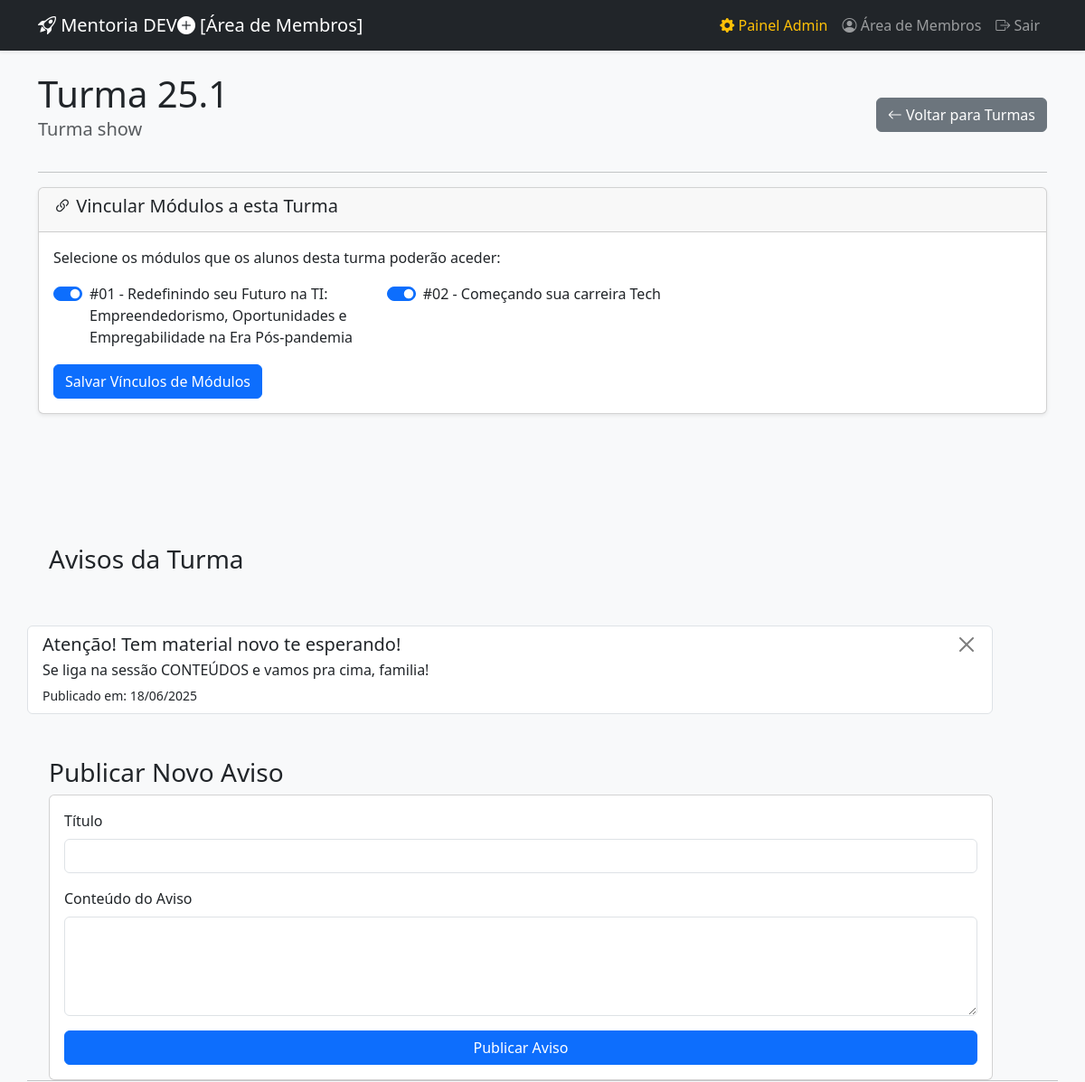
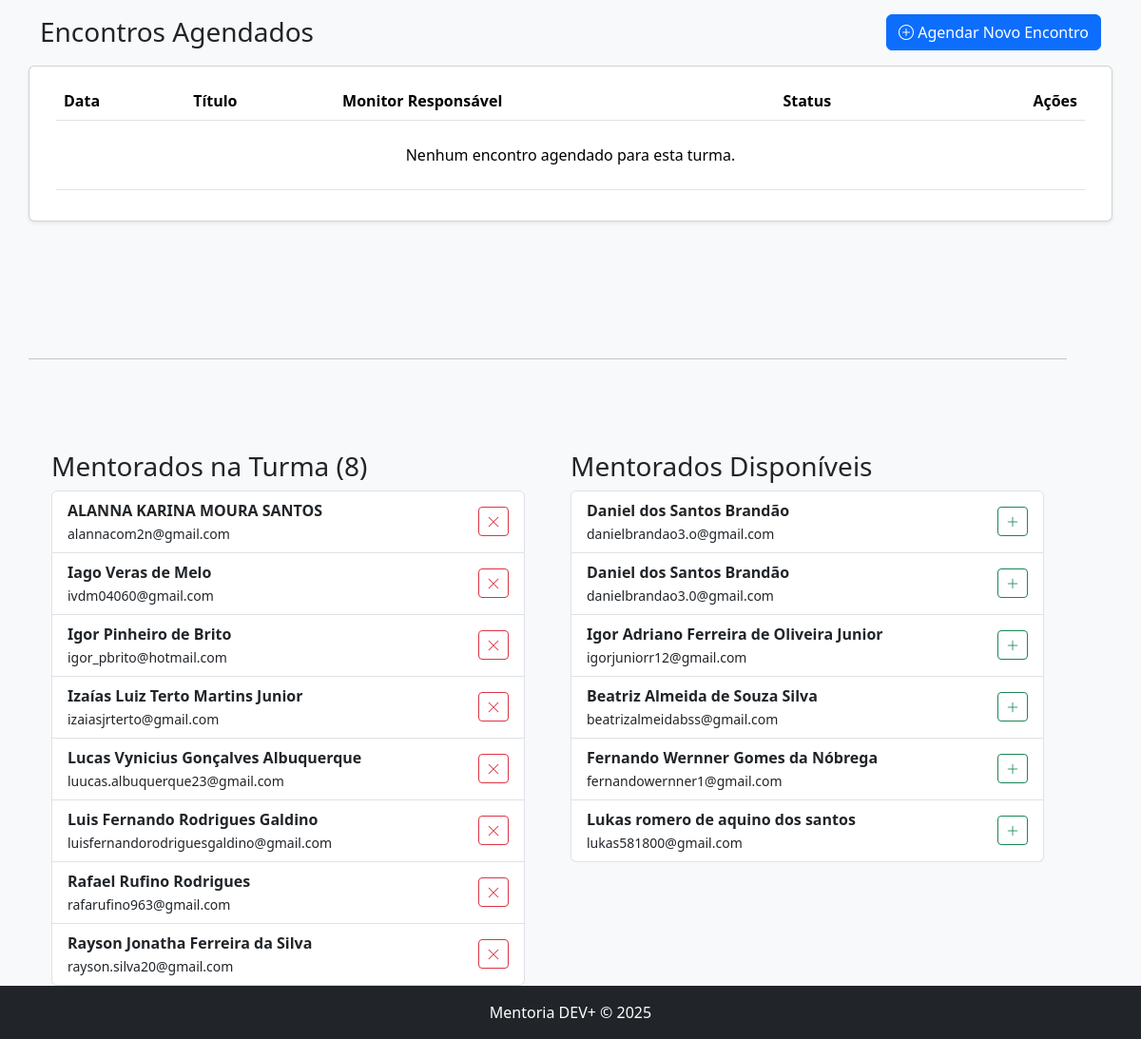
The page /admin/turma/1/detalhes (signed in) on the database its author committed (2 pictures, top to bottom).
### api/index.py (models this page shows, shortened)
class Turmas(db.Model):
    __tablename__ = 'turmas'
    id = db.Column(db.Integer, primary_key=True)
    nome_turma = db.Column(db.String(100), nullable=False)
    descricao = db.Column(db.Text)
    data_inicio = db.Column(db.Date)
    data_fim = db.Column(db.Date)
    status = db.Column(db.String(50), default='Planejamento')
    mentorados = db.relationship('Registros', backref='turma', lazy='dynamic')
    encontros = db.relationship('Encontros', backref='turma', lazy=True, cascade="all, delete-orphan")
    monitores = db.relationship('Monitores', secondary=turma_monitores, lazy='subquery',
        back_populates='turmas')
    modulos = db.relationship('Modulos', secondary=turma_modulos, lazy='subquery',
        backref=db.backref('turmas', lazy=True))
    avisos = db.relationship('Avisos', backref='turma', lazy=True, cascade="all, delete-orphan")

class Modulos(db.Model):
    __tablename__ = 'modulos'
    id = db.Column(db.Integer, primary_key=True)
    titulo = db.Column(db.String(150), nullable=False)
    descricao = db.Column(db.Text)
    ordem = db.Column(db.Integer, default=0)
    thumbnail_url = db.Column(db.String(255))
    conteudos = db.relationship('Conteudos', backref='modulo', lazy=True, cascade="all, delete-orphan")

class Avisos(db.Model):
    __tablename__ = 'avisos'
    id = db.Column(db.Integer, primary_key=True)
    turma_id = db.Column(db.Integer, db.ForeignKey('turmas.id'), nullable=False)
    titulo = db.Column(db.String(150), nullable=False)
    conteudo = db.Column(db.Text, nullable=False)
    data_publicacao = db.Column(db.DateTime, default=datetime.utcnow)

class Registros(db.Model, UserMixin): # Adiciona UserMixin
    __tablename__ = 'registros'
    id = db.Column(db.Integer, primary_key=True)
    nome = db.Column(db.String(100), nullable=False)
    email = db.Column(db.String(100), unique=True, nullable=False)
    password_hash = db.Column(db.String(128)) # Campo para senha criptografada
    is_admin = db.Column(db.Boolean, default=False)
    fone = db.Column(db.String(20))
    perfil = db.Column(db.String(100))
    desafio = db.Column(db.String(100))
    disponibilidade = db.Column(db.String(100))
    mensagem = db.Column(db.Text)
    data_inscricao = db.Column(db.DateTime, default=datetime.utcnow)
    status = db.Column(db.String(50), default='Inscrito')
    token_matricula = db.Column(db.String(32), unique=True, nullable=True)
    plano_escolhido = db.Column(db.String(50), nullable=True)
    turma_id = db.Column(db.Integer, db.ForeignKey('turmas.id'))

### api/index.py (the view)
@app.route('/admin/turma/<int:id>/detalhes')
@admin_required
def admin_detalhes_turma(id):
    turma = Turmas.query.get_or_404(id)
    mentorados_disponiveis = Registros.query.filter(Registros.turma_id.is_(None)).order_by(Registros.nome).all()
    modulos_disponiveis = Modulos.query.order_by(Modulos.ordem).all()
    encontros = sorted(turma.encontros, key=lambda x: x.data_encontro if x.data_encontro else datetime.min, reverse=True)
    return render_template('admin/detalhes_turma.html',
                           turma=turma, encontros=encontros,
                           mentorados_disponiveis=mentorados_disponiveis,
                           modulos_disponiveis=modulos_disponiveis)

### api/index.py (called while the page is built)
@login_manager.user_loader
def load_user(user_id):
    return Registros.query.get(int(user_id))

def admin_required(f):
    @wraps(f)
    def decorated_function(*args, **kwargs):
        if not current_user.is_authenticated or not current_user.is_admin:
            flash("Acesso não autorizado. Esta área é restrita para administradores.", "danger")
            return redirect(url_for('login'))
        return f(*args, **kwargs)
    return decorated_function

### templates/admin/detalhes_turma.html (shortened to what this page needs)
{% extends "layout.html" %}
{% block content %}
<div class="d-flex justify-content-between align-items-center">
    <div><h1 class="mb-0">{{ turma.nome_turma }}</h1><p class="lead text-muted">{{ turma.descricao }}</p></div>
    <a href="{{ url_for('admin_lista_turmas') }}" class="btn btn-secondary"><i class="bi bi-arrow-left"></i> Voltar para Turmas</a>
</div>
<hr>
<div class="card mb-5 shadow-sm">
    <div class="card-header"><h5><i class="bi bi-link-45deg"></i> Vincular Módulos a esta Turma</h5></div>
    <div class="card-body">
        <form action="{{ url_for('vincular_modulos_turma', turma_id=turma.id) }}" method="POST">
            <p>Selecione os módulos que os alunos desta turma poderão aceder:</p>
            <div class="row">
                {% for modulo in modulos_disponiveis %}<div class="col-md-4"><div class="form-check form-switch"><input class="form-check-input" type="checkbox" name="modulos" value="{{ modulo.id }}" id="modulo-{{ modulo.id }}" {% if modulo in turma.modulos %}checked{% endif %}><label class="form-check-label" for="modulo-{{ modulo.id }}">{{ modulo.titulo }}</label></div></div>{% else %}<div class="col-12"><p class="text-muted">Nenhum módulo registado no sistema.</p></div>{% endfor %}
            </div>
            <button type="submit" class="btn btn-primary mt-3">Salvar Vínculos de Módulos</button>
        </form>
    </div>
</div>
<div class="row">
    <div class="row g-5">
        <h3>Avisos da Turma</h3>
        <div class="list-group">
            {% for aviso in turma.avisos|sort(attribute='data_publicacao', reverse=True) %}
            <div class="list-group-item">
                <div class="d-flex w-100 justify-content-between">
                    <h5 class="mb-1">{{ aviso.titulo }}</h5>
                    <form action="{{ url_for('deletar_aviso', id=aviso.id) }}" method="POST" onsubmit="return confirm('Tem certeza?');">
                        <button type="submit" class="btn-close" aria-label="Close"></button>
                    </form>
                </div>
                <p class="mb-1">{{ aviso.conteudo }}</p>
                <small>Publicado em: {{ aviso.data_publicacao.strftime('%d/%m/%Y') }}</small>
            </div>
            {% else %}
            <div class="list-group-item">Nenhum aviso publicado.</div>
            {% endfor %}
        </div>
    <div >
        <h3>Publicar Novo Aviso</h3>
        <div class="card">
            <div class="card-body">
                <form action="{{ url_for('novo_aviso', turma_id=turma.id) }}" method="POST">
                    <div class="mb-3">
                        <label for="titulo" class="form-label">Título</label>
                        <input type="text" name="titulo" class="form-control" required>
                    </div>
                    <div class="mb-3">
                        <label for="conteudo" class="form-label">Conteúdo do Aviso</label>
                        <textarea name="conteudo" class="form-control" rows="4" required></textarea>
                    </div>
                    <button type="submit" class="btn btn-primary w-100">Publicar Aviso</button>
                </form>
            </div>
        </div>
    </div>
</div>
<hr>
<div class="d-flex justify-content-between align-items-center mb-3">
    <h3 class="mb-0">Encontros Agendados</h3>
    <a href="{{ url_for('novo_encontro', turma_id=turma.id) }}" class="btn btn-primary">
        <i class="bi bi-plus-circle"></i> Agendar Novo Encontro
    </a>
</div>
<div class="card shadow-sm mb-5">
    <div class="card-body">
        <table class="table table-hover align-middle">
            <thead>
                <tr>
                    <th>Data</th>
                    <th>Título</th>
                    <th>Monitor Responsável</th>
                    <th>Status</th>
                    <th class="text-end">Ações</th>
                </tr>
            </thead>
            <tbody>
                {% for encontro in encontros %}
                <tr>
                    <td>{{ encontro.data_encontro.strftime('%d/%m/%Y %H:%M') if encontro.data_encontro else 'N/D' }}</td>
                    <td><strong>{{ encontro.titulo }}</strong></td>
                    <td><span class="badge bg-secondary">{{ encontro.monitor.nome }}</span></td>
                    <td><span class="badge bg-success">{{ encontro.status }}</span></td>
                    <td class="text-end">
                        <a href="{{ encontro.link_meet }}" target="_blank" class="btn btn-sm btn-outline-success" {% if not encontro.link_meet %}disabled{% endif %}>
                            <i class="bi bi-camera-video"></i> Link
                        </a>
                        <a href="{{ url_for('editar_encontro', id=encontro.id) }}" class="btn btn-sm btn-outline-secondary">
                            <i class="bi bi-pencil-square"></i> Editar
                        </a>
                        <form action="{{ url_for('deletar_encontro', id=encontro.id) }}" method="POST" class="d-inline" onsubmit="return confirm('Tem certeza que deseja remover este encontro?');">
                            <button type="submit" class="btn btn-sm btn-outline-danger">
                                <i class="bi bi-trash"></i>
                            </button>
                        </form>
                    </td>
                </tr>
                {% else %}
                <tr>
                    <td colspan="5" class="text-center p-4">Nenhum encontro agendado para esta turma.</td>
                </tr>
                {% endfor %}
            </tbody>
        </table>
    </div>
</div>
<div class="row g-5">
    <hr class="my-5">
    <div class="col-md-6">
        <h3>Mentorados na Turma ({{ turma.mentorados.count() }})</h3>
        <div class="list-group">
            {% for mentorado in turma.mentorados.order_by('nome') %}
                <div class="list-group-item d-flex justify-content-between align-items-center">
                    <div>
                        <a href="{{ url_for('detalhe', id=mentorado.id) }}" class="text-decoration-none text-dark fw-bold">{{ mentorado.nome }}</a><br>
                        <small>{{ mentorado.email }}</small>
                    </div>
                    <form action="{{ url_for('desalocar_mentorado', registro_id=mentorado.id, turma_id=turma.id) }}" method="POST">
                        <button type="submit" class="btn btn-sm btn-outline-danger" title="Remover da Turma">
                            <i class="bi bi-x-lg"></i>
                        </button>
                    </form>
                </div>
            {% else %}
                <div class="list-group-item">Nenhum mentorado alocado nesta turma.</div>
            {% endfor %}
        </div>
    </div>
    <div class="col-md-6">
        <h3>Mentorados Disponíveis</h3>
        <div class="list-group">
            {% for mentorado in mentorados_disponiveis %}
                <div class="list-group-item d-flex justify-content-between align-items-center">
                    <div>
                        <a href="{{ url_for('detalhe', id=mentorado.id) }}" class="text-decoration-none text-dark fw-bold">{{ mentorado.nome }}</a><br>
                        <small>{{ mentorado.email }}</small>
                    </div>
                    <form action="{{ url_for('alocar_mentorado', registro_id=mentorado.id, turma_id=turma.id) }}" method="POST">
                        <button type="submit" class="btn btn-sm btn-outline-success" title="Adicionar à Turma">
                            <i class="bi bi-plus-lg"></i>
                        </button>
                    </form>
                </div>
            {% else %}
                <div class="list-group-item">Nenhum mentorado disponível para alocação.</div>
            {% endfor %}
        </div>
    </div>
</div>
{% endblock %}

### rows shown on the page
Turmas: nome_turma "Turma 25.1", descricao "Turma show"
Modulos: titulo "#01 - Redefinindo seu Futuro na TI: Empreendedorismo, Oportunidades e Empregabilidade na Era Pós-pandemia"
Modulos: titulo "#02 - Começando sua carreira Tech"
Avisos: titulo "Atenção! Tem material novo te esperando!", conteudo "Se liga na sessão CONTEÚDOS e vamos pra cima, familia!", data_publicacao "18/06/2025"
Registros: nome "ALANNA KARINA MOURA SANTOS", email "alannacom2n@gmail.com"
Registros: nome "Iago Veras de Melo", email "ivdm04060@gmail.com"
Registros: nome "Igor Pinheiro de Brito", email "igor_pbrito@hotmail.com"
Registros: nome "Izaías Luiz Terto Martins Junior", email "izaiasjrterto@gmail.com"
Registros: nome "Lucas Vynicius Gonçalves Albuquerque", email "luucas.albuquerque23@gmail.com"
Registros: nome "Luis Fernando Rodrigues Galdino", email "luisfernandorodriguesgaldino@gmail.com"
Registros: nome "Rafael Rufino Rodrigues", email "rafarufino963@gmail.com"
Registros: nome "Rayson Jonatha Ferreira da Silva", email "rayson.silva20@gmail.com"
Registros: nome "Daniel dos Santos Brandão", email "danielbrandao3.o@gmail.com"
Registros: nome "Daniel dos Santos Brandão", email "danielbrandao3.0@gmail.com"
Registros: nome "Igor Adriano Ferreira de Oliveira Junior", email "igorjuniorr12@gmail.com"
Registros: nome "Beatriz Almeida de Souza Silva", email "beatrizalmeidabss@gmail.com"
Registros: nome "Fernando Wernner Gomes da Nóbrega", email "fernandowernner1@gmail.com"
Registros: nome "Lukas romero de aquino dos santos", email "lukas581800@gmail.com"

### other values the page prints
{{ turma.mentorados.count() }} "8"
